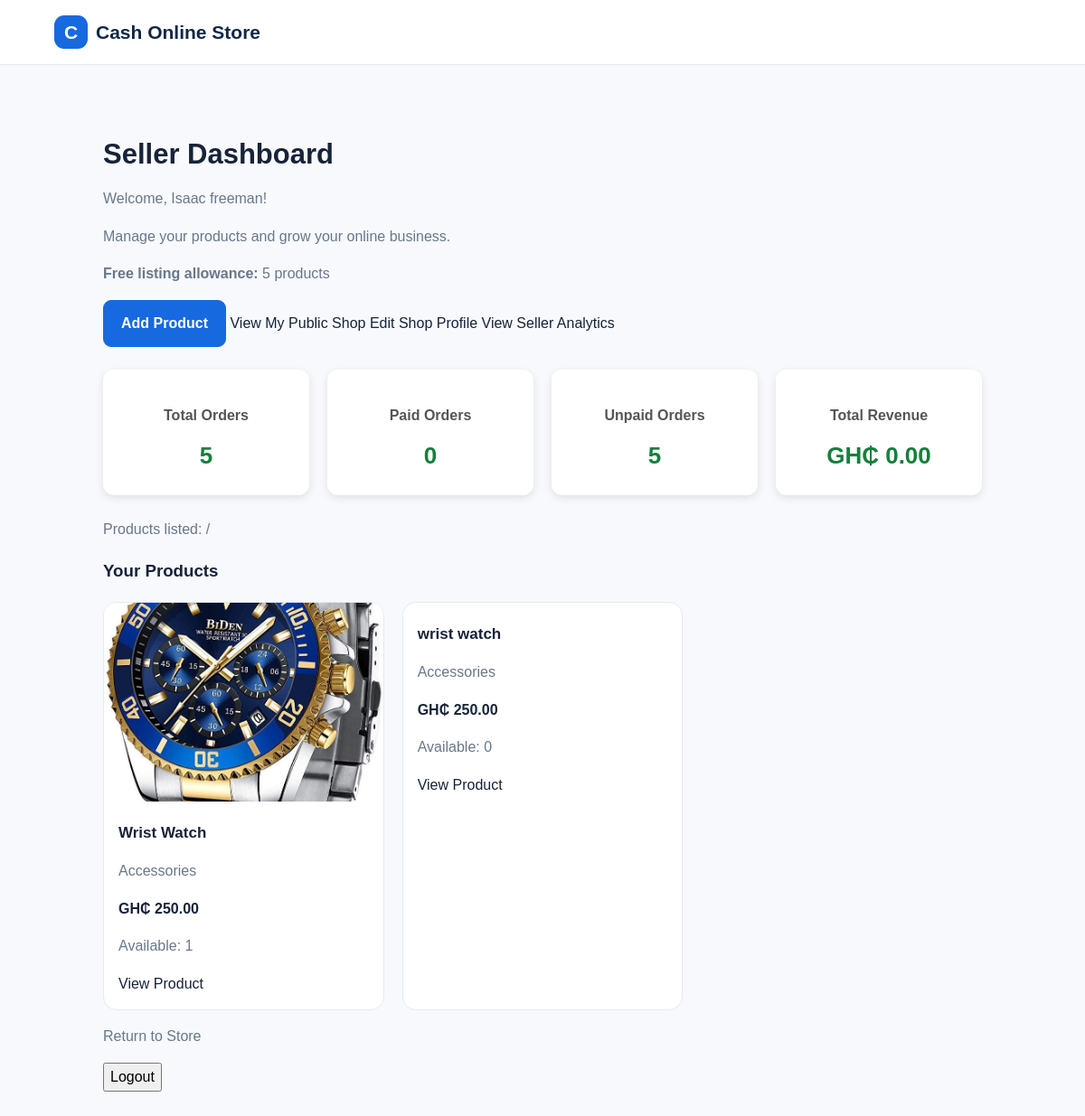
Page /seller/dashboard (signed in) on the earlier database version.
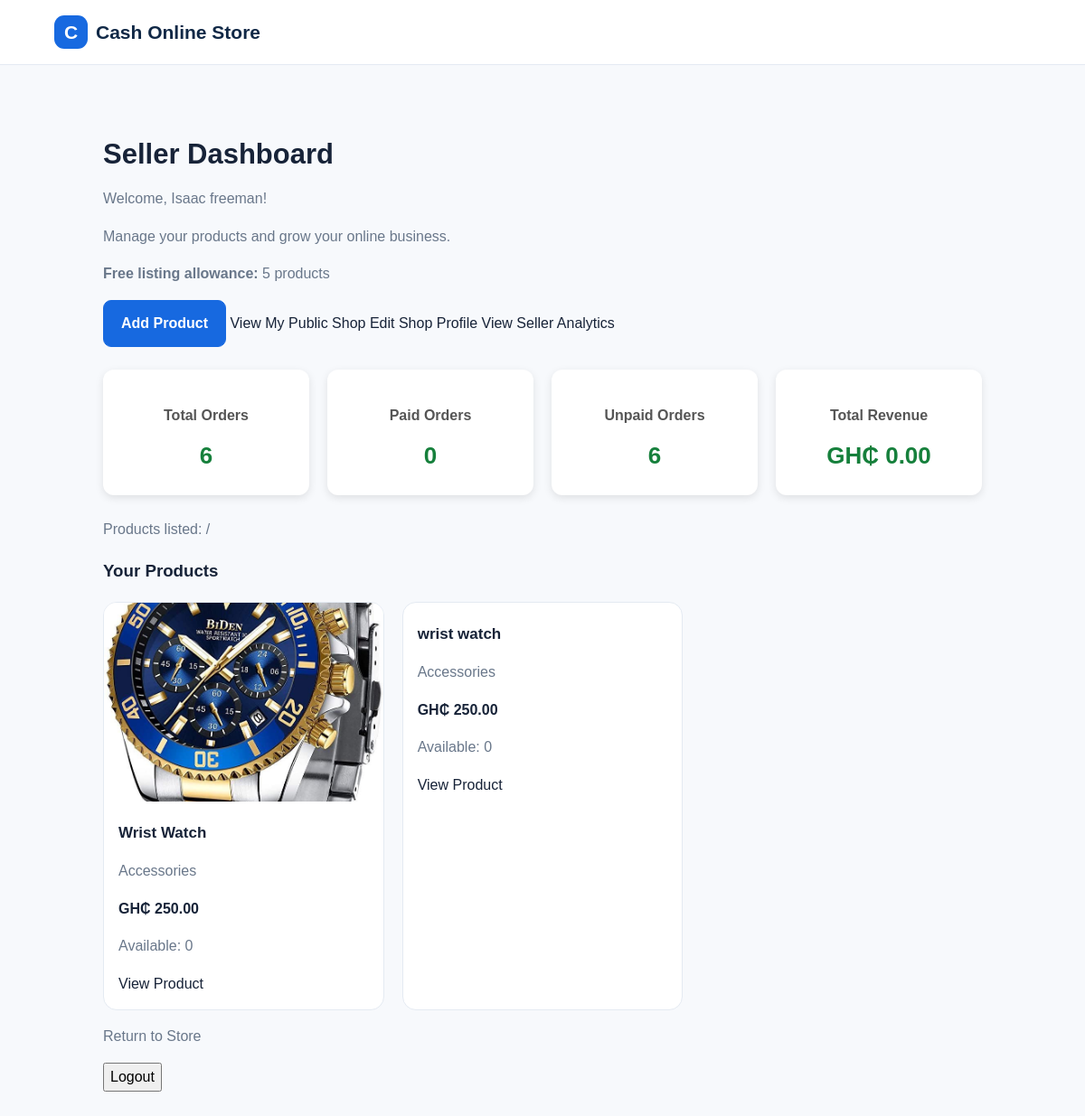
Same page on the later database version.
### tables this page shows
CREATE TABLE products (
            id INTEGER PRIMARY KEY AUTOINCREMENT,
            seller_id INTEGER NOT NULL,
            name TEXT NOT NULL,
            category TEXT NOT NULL,
            price REAL NOT NULL CHECK(price >= 0),
            quantity INTEGER NOT NULL DEFAULT 1 CHECK(quantity >= 0),
            image TEXT,
            description TEXT,
            created_at TIMESTAMP DEFAULT CURRENT_TIMESTAMP,
            FOREIGN KEY (seller_id) REFERENCES users(id)
        );

### app.py (the view)
@app.route("/seller/dashboard")
def seller_dashboard():
    if "user_id" not in session:
        return redirect(url_for("login"))
    if session.get("user_role") != "seller":
        return redirect(url_for("home"))
    connection = get_db_connection()
    try:
        stats = connection.execute("""
            SELECT
                COUNT(o.id) AS total_orders,

                COALESCE(SUM(
                    CASE
                        WHEN o.payment_status = 'Paid' THEN 1
                        ELSE 0
                    END
                ), 0) AS paid_orders,

                COALESCE(SUM(
                    CASE
                        WHEN o.payment_status IS NULL
                             OR o.payment_status != 'Paid'
                        THEN 1
                        ELSE 0
                    END
                ), 0) AS unpaid_orders,

                COALESCE(SUM(
                    CASE
                        WHEN o.payment_status = 'Paid'
                        THEN o.total_price
                        ELSE 0
                    END
                ), 0) AS total_revenue

            FROM orders o
            JOIN products p ON p.id = o.product_id
            WHERE p.seller_id = ?
        """, (session["user_id"],)).fetchone()
        products = connection.execute("""
            SELECT *
            FROM products
            WHERE seller_id = ?
            ORDER BY id DESC
        """, (session["user_id"],)).fetchall()
    finally:
        connection.close()
    return render_template(
        "seller_dashboard.html",
        stats=stats,
        products=products
    )

### app.py (called while the page is built)
def get_db_connection():
    connection = sqlite3.connect(DATABASE)
    connection.row_factory = sqlite3.Row
    return connection

### templates/seller_dashboard.html (shortened to what this page needs)
<!DOCTYPE html>
<html lang="en">
<head>
    <link rel="stylesheet"
          href="{{ url_for('static', filename='style.css') }}">
</head>
<body>
<header class="navbar">
    <a class="logo" href="{{ url_for('home') }}">
        <span class="logo-icon">C</span>
        Cash Online Store
    </a>
</header>
<main class="section">
    <div class="account-note">
        <h2>Seller Dashboard</h2>
        <p>Welcome, {{ session.get('user_name') }}!</p>
        <p>Manage your products and grow your online business.</p>
        <p><strong>Free listing allowance:</strong> 5 products</p>
        <a class="primary-button" href="{{ url_for('add_product') }}">
    Add Product
</a>
<a href="{{ url_for('seller_profile', seller_id=session['user_id']) }}">
    View My Public Shop
</a>
<a href="{{ url_for('edit_seller_profile') }}">
    Edit Shop Profile
</a>
<a href="{{ url_for('seller_analytics') }}">
    View Seller Analytics
</a>
<section class="dashboard-stats">
    <div class="stat-card">
        <h3>Total Orders</h3>
        <p>{{ stats['total_orders'] }}</p>
    </div>
    <div class="stat-card">
        <h3>Paid Orders</h3>
        <p>{{ stats['paid_orders'] }}</p>
    </div>
    <div class="stat-card">
        <h3>Unpaid Orders</h3>
        <p>{{ stats['unpaid_orders'] }}</p>
    </div>
    <div class="stat-card">
        <h3>Total Revenue</h3>
        <p>GH₵ {{ "%.2f"|format(stats['total_revenue']) }}</p>
    </div>
</section>
<p>
    Products listed: {{ product_count }} / {{ product_limit }}
</p>
{% if products %}
    <h3>Your Products</h3>
    <div class="product-grid">
        {% for product in products %}
        <article class="product-card">
            {% if product["image"] %}
            <div class="product-image">
                <img src="{{ product['image'] }}"
                     alt="{{ product['name'] }}">
            </div>
            {% endif %}
            <div class="product-info">
                <h3>{{ product["name"] }}</h3>
                <p>{{ product["category"] }}</p>
                <strong>GH₵ {{ "%.2f"|format(product["price"]) }}</strong>
                <p>Available: {{ product["quantity"] }}</p>
                <a href="{{ url_for('product_detail', product_id=product['id']) }}">
                    View Product
                </a>
            </div>
        </article>
        {% endfor %}
    </div>
{% else %}
    <p>You have not listed any products yet.</p>
{% endif %}
        <p>
            <a href="{{ url_for('home') }}">Return to Store</a>
        </p>
        <form method="POST" action="{{ url_for('logout') }}">
            <button type="submit">Logout</button>
        </form>
    </div>
</main>
</body>
</html>

Differences in the rows shown:
changed products "Wrist Watch": quantity "1" → "0"
Other differences:
{{ stats['total_orders'] }}: "5" → "6"
{{ stats['unpaid_orders'] }}: "5" → "6"
